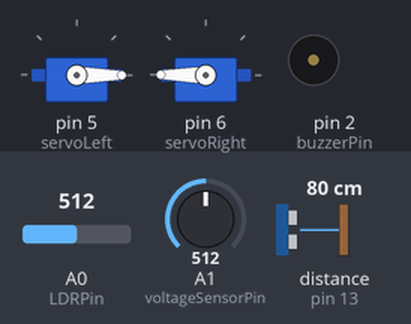
Bench run of a sketch on a simulated Arduino Uno, built with avr-gcc and run on an emulated ATmega328P. Parts: 2 × servo, buzzer (waves = sounding, pin HIGH). Wiring (inferred from the names in the program): ultrasonic range finder: trigger pin 12; echo pin 13. The inputs (shaded band) are chosen by the test bench; at power-on: distance to the obstacle (sensor on pin 13) 80 cm, A0 (LDRPin) = 512, A1 (voltageSensorPin) = 512. The echo pulse lasts 58.3 µs per cm; no radio packets arrive unless stated; pins used as bus, display or sensor lines are not drawn.

Above: at 1.2 s.
1.3 s: distance to the obstacle (sensor on pin 13) set to 8 cm
2.8 s: distance to the obstacle (sensor on pin 13) set to 5 cm
At 3.3 s:
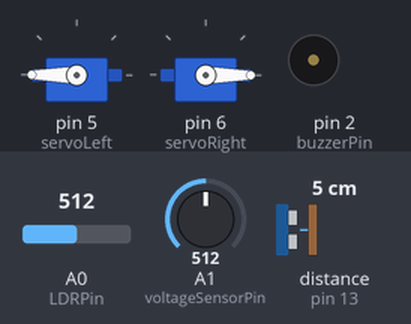
5.8 s: distance to the obstacle (sensor on pin 13) set to 2 cm
At 6.75 s:
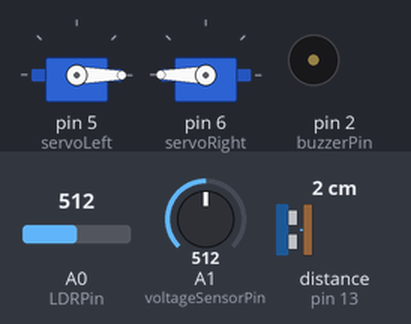
8.8 s: distance to the obstacle (sensor on pin 13) set to 4 cm
At 9.76 s:
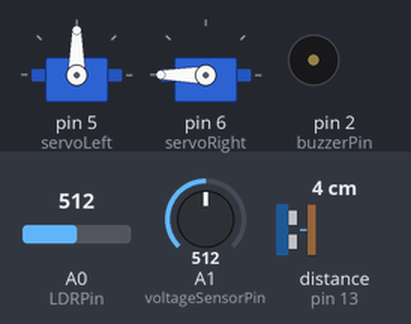
Timing chart, 0 to 12.8 s (numbered marks = the images above; inputs shaded):
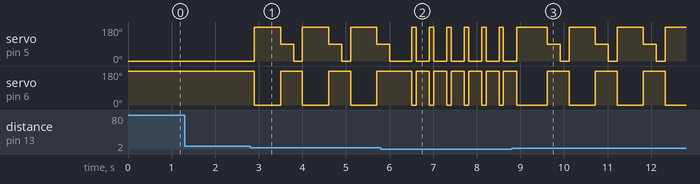

Measured:
- the behaviour switches between 7 and 6 cm on distance to the obstacle (sensor on pin 13) (found by bisection; images 0 and 1)
- the behaviour switches between 4 and 3 cm on distance to the obstacle (sensor on pin 13) (found by bisection; images 1 and 2)
- after the input at 1.3 s, every drawn part: stays the same
- after the input at 2.8 s, servo on pin 5 (servoLeft): 0° → 180° after 0.10 s, then repeats every 1.1 s: 90° 0.30 s, 0° 0.20 s, 180° 0.60 s; servo on pin 6 (servoRight): alternates 180° for 0.50 s and 0° for 0.60 s, starting after 0.10 s
- after the input at 5.8 s, servo on pin 6 (servoRight): alternates 180° for 0.30 s and 0° for 0.10 s, starting after 0.71 s
- after the input at 8.8 s, servo on pin 6 (servoRight): alternates 180° for 0.50 s and 0° for 0.60 s, starting after 0.82 s

The sketch:

slave_probe.ino
```cpp
/*  @Description firmware that runs on the slave probe                               */
/*  @Version 0.1                                                                    */
/*  @author Aurelio Buarque  (abuarquemf@gmail.com)                                  */
/*  Created on July 6, 2015, 3:17 AM, Maceio-AL, Brazil                              */

//Used libraries
#include <Servo.h>
#include <SPI.h>
#include <nRF24L01.h>
#include <RF24.h>
#include <RF24_config.h>

const double k = 0.0001; //math const to decrease the input values
int myClass;
bool check = false;

int notMyClass;

//Objects servo
Servo servoLeft, servoRight;

//Vector for the last string symbole
int msg[1];
//Object NRF24L01
RF24 myTransceiver(9,10); //CE, CSN
//comunication pipe
const uint64_t pipe = 0xE8E8F0F0E1LL;
//Final symbol of string
const int lastSymbol = 1;

//pin that buzzer is conected
const byte buzzerPin = 2;

//Pin of LDR
const byte LDRPin = A0;
//Pin of voltage sensor
const byte voltageSensorPin = A1;

//pin of HCSR04 trig
const byte trigPin = 12;
//pin of HCSR04 echo
const byte echoPin = 13;

void setup(void) {
  //Starts serial comunication
  Serial.begin(9600);
  //Clean serial line
  Serial.flush();
  //starts the transceiver
  myTransceiver.begin();
  //define the comunication pipe
  myTransceiver.openReadingPipe(1, pipe);
  //Say to the transceiver start to listening
  myTransceiver.startListening();
  //define the servoLeft pin as 5
  servoLeft.attach(5);
  //define the servoRight pin as 6
  servoRight.attach(6);
  //define the buzzer pin as output
  pinMode(buzzerPin, OUTPUT);
  //Define the HCSR04 trig as output
  pinMode(trigPin, OUTPUT);
  //Define the HCSR04 echo as input
  pinMode(echoPin, INPUT);
}

/**
 * Function that gets the data from the master probe
 *
 * @return data entered
*/
String dataEntered(void) {
  //string that stores the data entered
  String data = "";
  //If there is something on the pipeline
  if(myTransceiver.available()) {
    bool done = false;
    done = myTransceiver.read(msg, 1);
    char theChar = msg[0];
    //if the current char isn't 2...
    if(msg[0] != 2)
      data.concat(theChar);
    return data;
    data = "";
  }
}

/**
 * Function that moves the probe forward
 *
*/
void forward(int delayTime) {
  servoLeft.write(0);
  servoRight.write(180);
  delay(delayTime);
}

/**
 * Function that moves the probe backward
 *
*/
void backward(int delayTime) {
  servoLeft.write(180);
  servoRight.write(0);
  delay(delayTime);
}

/**
 * Function that moves the probe left
 *
*/
void left(int delayTime) {
  servoLeft.write(90);
  servoRight.write(180);
  delay(delayTime);
}

/**
 * Function that moves the probe right
 *
*/
void right(int delayTime) {
  servoLeft.write(180);
  servoRight.write(90);
  delay(delayTime);
}

/**
 * Function that makes the probe avoid of some object
 *
*/
void avoid(void) {
  backward(100);
  delay(500);
  left(100);
  delay(200);
  forward(100);
}

/**
 * Function that makes a noise using buzzer. The delay between
 * turn on and turn off is diferent for diferent classes.
 *
 * @param delay time
*/
void makeNoise(int delayTime) {
  digitalWrite(buzzerPin, HIGH);
  delay(delayTime);
  digitalWrite(buzzerPin, LOW);
}

/**
 * Function that reads the LDR values and returns it
 *
 * @return the LDR readed value
*/
float LDRData(void) {
  return analogRead(LDRPin) * k;
}

/**
 * Function that reads the voltage sensor values and returns it
 *
 * @return the voltage sensor readed value
*/
float voltageSensorData(void) {
  return analogRead(voltageSensorPin) * k;
}

/**
 * Function that mesures the distance from a nearby object
 *
 * @return distance
*/
float distance(void) {
  digitalWrite(trigPin, LOW);
  delayMicroseconds(2);
  digitalWrite(trigPin, HIGH);
  delayMicroseconds(10);
  digitalWrite(trigPin, LOW);
  float duration = pulseIn(echoPin, HIGH);
  float distance = duration/2 /29.1;
  return distance;
}

/**
 * This function implements the sigmoid function
 *
 * @param data
 * @return sigmoid value
*/
double sigmoid(double data) {
    return (1/(1+exp(-data)));
}

/**
 * Function that gets the data readed and returns the class
 *
 * @param LDR data
 * @param voltade data
 * @return class
*/
int neuralNet(float LDRData, float voltageData) {
  double y; //net output
  //weights and bias
  double  w111,
        w112,
        w121,
        w122,
        w211,
        w221,
        b11,
        b12,
        b21,
        Dw111,Dw112,Dw121,Dw122,Dw211,Dw221,Db11,Db12,Db21;

  //This net was trained to find 1!
  double v11 = (LDRData * w111) + (voltageData * w121) + b11;
  double v12 = (LDRData * w112) + (voltageData * w122) + b12;
  double v21 = (sigmoid(v11) * w211) + (sigmoid(v12) * w221) + b21;
  y = sigmoid(v21);
  if(y > 0.9) { //close output
    return 1;
  } else {
    return 0;
  }
}

/**
 * This function parses strings to integers
 * @param string to parse
 * @return integer
*/
int stringToInt(String data) {
  return data.toInt();
}

/**
 * This function says to this probe the master class
 *
*/
void defineMyClass() {
  String masterClass = dataEntered();
  if(masterClass != "tb") {
    notMyClass = stringToInt(masterClass);
  }
}

/**
 * This function tell the probe to find objects
*/
void findObjects() {
  //Go forward
  forward(100);
  //if there's something in front of... (6 cm)
  if(distance() < 6) { //start getting toguether
    while(distance() <= 3) { //while the voltage sensor is not in touch with the ball
      forward(200);
      delay(100);
      backward(100);
    }

    int foundClass = neuralNet(LDRData(), voltageSensorData());
    if(foundClass == notMyClass) {
      avoid();
    } else {
      makeNoise(2000);
    }
  }
}

/**
 * This function does all the operation;
*/
void operation() {
  defineMyClass();
  findObjects();

}

void loop(void) {
  operation();
}
```
